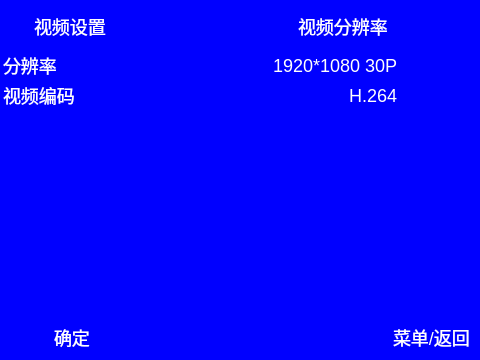
<?xml version="1.0" encoding="UTF-8"?>
<ui version="4.0">
 <class>VideoSetting</class>
 <widget class="QWidget" name="VideoSetting">
  <property name="geometry">
   <rect>
    <x>0</x>
    <y>0</y>
    <width>480</width>
    <height>360</height>
   </rect>
  </property>
  <property name="windowTitle">
   <string>VideoSetting</string>
  </property>
  <property name="styleSheet">
   <string notr="true">
*{
color: rgb(255, 255, 255);
background-color: rgba(0, 0, 255, 100%);
font: 18px;
/*border:1px solid red;*/
}

#widgetHead{
	/*background-color: rgba(20 ,30, 30,100);*/
	/*border-bottom:1px solid #F8F8FF;*/
}

#tableWidget::item:focus{
	/*border: 0px solid rgb(255,209,128);)*/
/*border: 0px;
background-color::rgb(255,209,128);*/
}


</string>
  </property>
  <widget class="QTableWidget" name="tableWidget">
   <property name="enabled">
    <bool>true</bool>
   </property>
   <property name="geometry">
    <rect>
     <x>0</x>
     <y>50</y>
     <width>480</width>
     <height>360</height>
    </rect>
   </property>
   <property name="focusPolicy">
    <enum>Qt::NoFocus</enum>
   </property>
   <property name="frameShape">
    <enum>QFrame::NoFrame</enum>
   </property>
   <property name="lineWidth">
    <number>0</number>
   </property>
   <property name="verticalScrollBarPolicy">
    <enum>Qt::ScrollBarAlwaysOff</enum>
   </property>
   <property name="horizontalScrollBarPolicy">
    <enum>Qt::ScrollBarAlwaysOff</enum>
   </property>
   <property name="sizeAdjustPolicy">
    <enum>QAbstractScrollArea::AdjustToContents</enum>
   </property>
   <property name="editTriggers">
    <set>QAbstractItemView::AnyKeyPressed|QAbstractItemView::DoubleClicked|QAbstractItemView::EditKeyPressed</set>
   </property>
   <property name="tabKeyNavigation">
    <bool>false</bool>
   </property>
   <property name="selectionMode">
    <enum>QAbstractItemView::SingleSelection</enum>
   </property>
   <property name="selectionBehavior">
    <enum>QAbstractItemView::SelectRows</enum>
   </property>
   <property name="showGrid">
    <bool>false</bool>
   </property>
   <property name="gridStyle">
    <enum>Qt::NoPen</enum>
   </property>
   <property name="wordWrap">
    <bool>false</bool>
   </property>
   <property name="cornerButtonEnabled">
    <bool>false</bool>
   </property>
   <attribute name="horizontalHeaderVisible">
    <bool>false</bool>
   </attribute>
   <attribute name="horizontalHeaderCascadingSectionResizes">
    <bool>false</bool>
   </attribute>
   <attribute name="horizontalHeaderDefaultSectionSize">
    <number>200</number>
   </attribute>
   <attribute name="horizontalHeaderHighlightSections">
    <bool>false</bool>
   </attribute>
   <attribute name="verticalHeaderVisible">
    <bool>false</bool>
   </attribute>
   <attribute name="verticalHeaderHighlightSections">
    <bool>false</bool>
   </attribute>
   <attribute name="verticalHeaderShowSortIndicator" stdset="0">
    <bool>false</bool>
   </attribute>
   <row>
    <property name="text">
     <string>1</string>
    </property>
   </row>
   <row>
    <property name="text">
     <string>2</string>
    </property>
   </row>
   <column>
    <property name="text">
     <string>1</string>
    </property>
   </column>
   <column>
    <property name="text">
     <string>2</string>
    </property>
   </column>
   <item row="0" column="0">
    <property name="text">
     <string>分辨率</string>
    </property>
   </item>
   <item row="0" column="1">
    <property name="text">
     <string>1920*1080 30P</string>
    </property>
    <property name="textAlignment">
     <set>AlignTrailing|AlignVCenter</set>
    </property>
   </item>
   <item row="1" column="0">
    <property name="text">
     <string>视频编码</string>
    </property>
   </item>
   <item row="1" column="1">
    <property name="text">
     <string>H.264</string>
    </property>
    <property name="textAlignment">
     <set>AlignTrailing|AlignVCenter</set>
    </property>
   </item>
  </widget>
  <widget class="QWidget" name="widgetBottom" native="true">
   <property name="geometry">
    <rect>
     <x>0</x>
     <y>310</y>
     <width>480</width>
     <height>50</height>
    </rect>
   </property>
   <widget class="QLabel" name="tipOkLogoLable">
    <property name="geometry">
     <rect>
      <x>9</x>
      <y>7</y>
      <width>40</width>
      <height>40</height>
     </rect>
    </property>
    <property name="text">
     <string/>
    </property>
    <property name="pixmap">
     <pixmap resource="res.qrc">:/Image/ok.png</pixmap>
    </property>
    <property name="scaledContents">
     <bool>true</bool>
    </property>
   </widget>
   <widget class="QLabel" name="tipOkValueLable">
    <property name="geometry">
     <rect>
      <x>54</x>
      <y>12</y>
      <width>41</width>
      <height>31</height>
     </rect>
    </property>
    <property name="text">
     <string>确定</string>
    </property>
   </widget>
   <widget class="QLabel" name="tipReturnValueLable">
    <property name="geometry">
     <rect>
      <x>354</x>
      <y>9</y>
      <width>35</width>
      <height>35</height>
     </rect>
    </property>
    <property name="text">
     <string/>
    </property>
    <property name="pixmap">
     <pixmap resource="res.qrc">:/Image/back.png</pixmap>
    </property>
    <property name="scaledContents">
     <bool>true</bool>
    </property>
   </widget>
   <widget class="QLabel" name="tipReturnLogoLable">
    <property name="geometry">
     <rect>
      <x>393</x>
      <y>12</y>
      <width>81</width>
      <height>31</height>
     </rect>
    </property>
    <property name="text">
     <string>菜单/返回</string>
    </property>
   </widget>
  </widget>
  <widget class="QWidget" name="widgetHead" native="true">
   <property name="geometry">
    <rect>
     <x>0</x>
     <y>0</y>
     <width>480</width>
     <height>50</height>
    </rect>
   </property>
   <widget class="QLabel" name="navTipValueLable">
    <property name="geometry">
     <rect>
      <x>34</x>
      <y>16</y>
      <width>72</width>
      <height>21</height>
     </rect>
    </property>
    <property name="text">
     <string>视频设置</string>
    </property>
   </widget>
   <widget class="QLabel" name="navTipLogoLable">
    <property name="geometry">
     <rect>
      <x>6</x>
      <y>17</y>
      <width>20</width>
      <height>20</height>
     </rect>
    </property>
    <property name="text">
     <string/>
    </property>
    <property name="pixmap">
     <pixmap resource="res.qrc">:/Image/nav-video-camera.png</pixmap>
    </property>
    <property name="scaledContents">
     <bool>true</bool>
    </property>
   </widget>
   <widget class="QLabel" name="navTipconfigLable">
    <property name="geometry">
     <rect>
      <x>298</x>
      <y>16</y>
      <width>141</width>
      <height>21</height>
     </rect>
    </property>
    <property name="text">
     <string>视频分辨率</string>
    </property>
   </widget>
  </widget>
 </widget>
 <resources>
  <include location="res.qrc"/>
 </resources>
 <connections/>
</ui>
